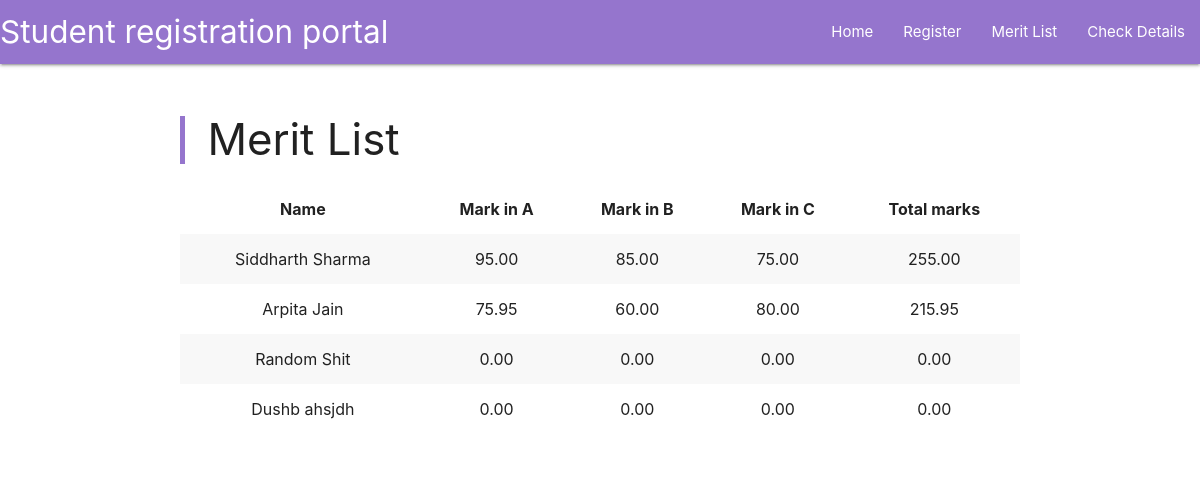
Page /merit_list/ on the earlier database version.
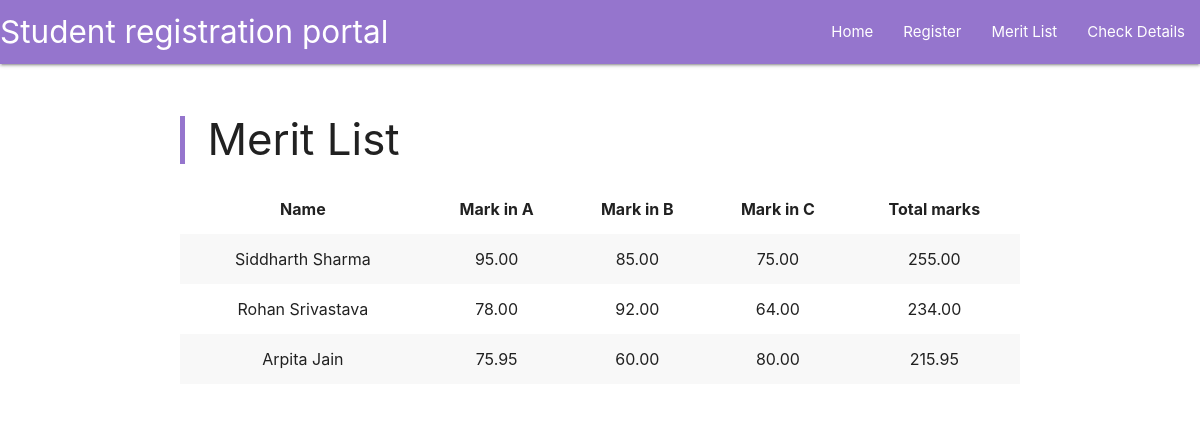
Same page on the later database version.
### main/models.py (models this page shows, shortened)
class student(models.Model):
    student_Unique_ID = models.CharField(max_length=10,
                                        help_text="Please save this number, this will be used to unique identify the student",
                                        default=get_random,
                                        primary_key=True)
    student_First_Name=models.TextField(validators=[checkForDigits])
    student_Last_Name=models.TextField(validators=[checkForDigits])
    student_email=models.TextField(null=True,
                                blank=True)
    student_mobile_number=models.CharField(max_length=10,
                                validators=[checkForAlpha,
                                MinLengthValidator(10)],
                                null=True,
                                blank=True)
    student_DOB=models.DateField("Enter Date of Birth of Student in DD-MM-YYYY format",
                                default=datetime.now,
                                validators=[no_Future_Dob,
                                    least_DOB_check,
                                    max_DOB_check],
                                help_text="Use the button on the right or the arrow keys to edit the date")
    student_timeofreg=models.DateTimeField(default=datetime.now)
    student_img=models.ImageField("Upload an image of the student",
                                blank=True,upload_to="images/",
                                default='default/blank_user.png')
    student_marks_A=models.DecimalField(max_digits=5,
                                        decimal_places=2,
                                        validators=[MaxValueValidator(100.00),
                                        MinValueValidator(0.00)],
                                        default=0.00)
    student_marks_B=models.DecimalField(max_digits=5,
                                        decimal_places=2,
                                        validators=[MaxValueValidator(100.00),
                                        MinValueValidator(0.00)],
                                        default=0.00)
    student_marks_C=models.DecimalField(max_digits=5,
                                        decimal_places=2,
                                        validators=[MaxValueValidator(100.00),
                                        MinValueValidator(0.00)],
                                        default=0.00)
    guardian_First_Name=models.TextField(validators=[checkForDigits])
    guardian_Last_Name=models.TextField(validators=[checkForDigits])
    guardian_email=models.TextField()
    guardian_mobile_number=models.CharField(max_length=10,
                                validators=[checkForAlpha,
                                MinLengthValidator(10)])
    class Meta:
        unique_together = (("guardian_mobile_number", "student_First_Name","student_Last_Name"),)

### main/views.py (the view)
# urls.py: path("merit_list/",views.merit_list,name="merit list"),
def merit_list(request):
    students = student.objects.all()
    merit_dict = {}
    marka_dict = {}
    markb_dict = {}
    markc_dict = {}
    for stu in students:
        stu_mark = stu.student_marks_A + stu.student_marks_B + stu.student_marks_C
        student_name = stu.student_First_Name + " " + stu.student_Last_Name
        merit_dict[student_name] = stu_mark
        marka_dict[student_name] = stu.student_marks_A
        markb_dict[student_name] = stu.student_marks_B
        markc_dict[student_name] = stu.student_marks_C
    merit_list = [(x, y, marka_dict[x], markb_dict[x], markc_dict[x]) for (
        x, y) in sorted(merit_dict.items(), key=lambda x: x[1], reverse=True)]
    return render(request,
                  template_name='main/merit_list.html',
                  context={'meritlist': merit_list})

### main/templates/main/merit_list.html
{% extends 'main/header.html' %}
{% block content %}
<div class="row">
    <blockquote>
        <h3>Merit List</h3>
    </blockquote>
    <table class="striped centered responsive-table">
        <thead>
            <tr>
                <th>Name</th>
                <th>Mark in A</th>
                <th>Mark in B</th>
                <th>Mark in C</th>
                <th>Total marks</th>
            </tr>
        </thead>
        <tbody>
            {% for name, tmarks, marka, markb, markc in meritlist %}
            <tr>
                <td>{{ name }}</td>
                <td>{{ marka }}</td>
                <td>{{ markb }}</td>
                <td>{{ markc }}</td>
                <td>{{ tmarks }}</td>
            </tr>
            {% endfor %}
        </tbody>
    </table>
    <br>
</div>
{% endblock %}

Differences in the rows shown:
removed student: meritlist "0.00", meritlist "0.00", meritlist "0.00"
removed student: meritlist "0.00", meritlist "0.00", meritlist "0.00"
added student: meritlist "78.00", meritlist "92.00", meritlist "64.00"
Other differences:
new list line: "Rohan Srivastava 234.00"
list line gone: "Random Shit 0.00"
list line gone: "Dushb ahsjdh 0.00"
